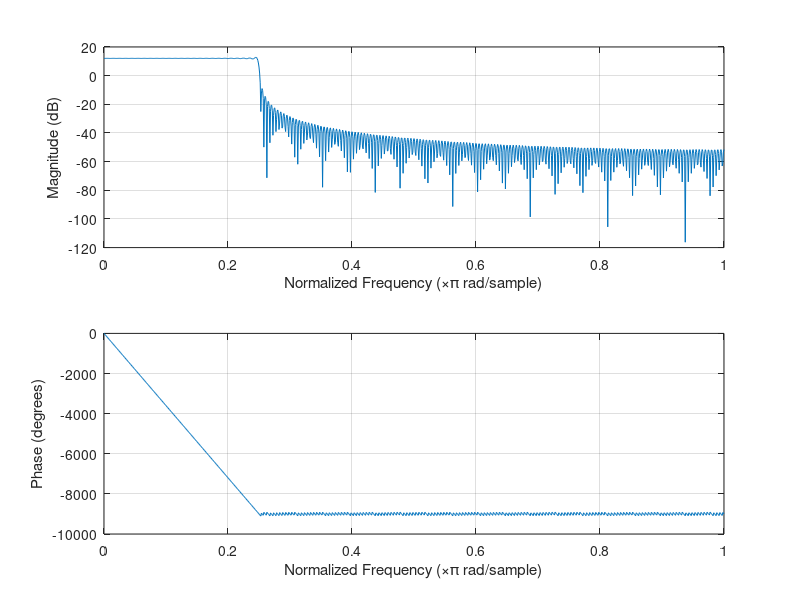

The MATLAB source for this figure: (Note: this script raises an error after producing the figure.)
%**************************************************************************
% \details     : digitale Signalverarbeitung - FIR Ausprobieren
% \autor       : Simon Burkhardt
% \file        : dsvgl_fir_ausporbieren.m
% \date        : 15.04.2019
% \version     : 1.0
%**************************************************************************
clear all; close all; clc;
format shorteng;

fs = 8000;
Ts = 1/fs;
k = -200:200;
t = k*Ts;
% t = k*Ts + eps;
fg = 1000; % < 8000/2 (nyquist)
h = sin(2*pi*fg*t)./(pi*t);
h(201) = 2*fg;

h = h/(2*fg);  % Skalierungsfaktor

stem(h)

%%
freqz(h);

%%
fvtool(h);


%%
clear all; close all; clc;
format shorteng;

fs = 8000;
Ts = 1/fs;
k = -200:200;
t = k*Ts;
% t = k*Ts + eps;
fg = 1000; % < 8000/2 (nyquist)
h = sin(2*pi*fg*t)./(pi*t);
h(201) = 2*fg;

w = hamming(401);
hw = h .* w';

h = Ts*h;  % Skalierungsfaktor

fvtool(hw);



%%

clear all; clc; format shorteng;

L = 16;
H = [1 1 1 0 0 0 0 0 0];
% H = [1 1 1 0.5 0 0 0 0 0];

n = 0:L/2;
phi = -(L-1)/L*pi*n;

H = H.*exp(j*phi)
m = 2:8;
H(L-m+2) = conj(H(m))
h = ifft(H);

stem(h)

%%
% Rezept, Vereinfacht
clear all; clc; format shorteng;

L = 15;
H = [1 1 1 0 0 0 0 0 0];

m = 2:8;
H(L-m+2) = conj(H(m))
h = ifft(H);

stem(h)







